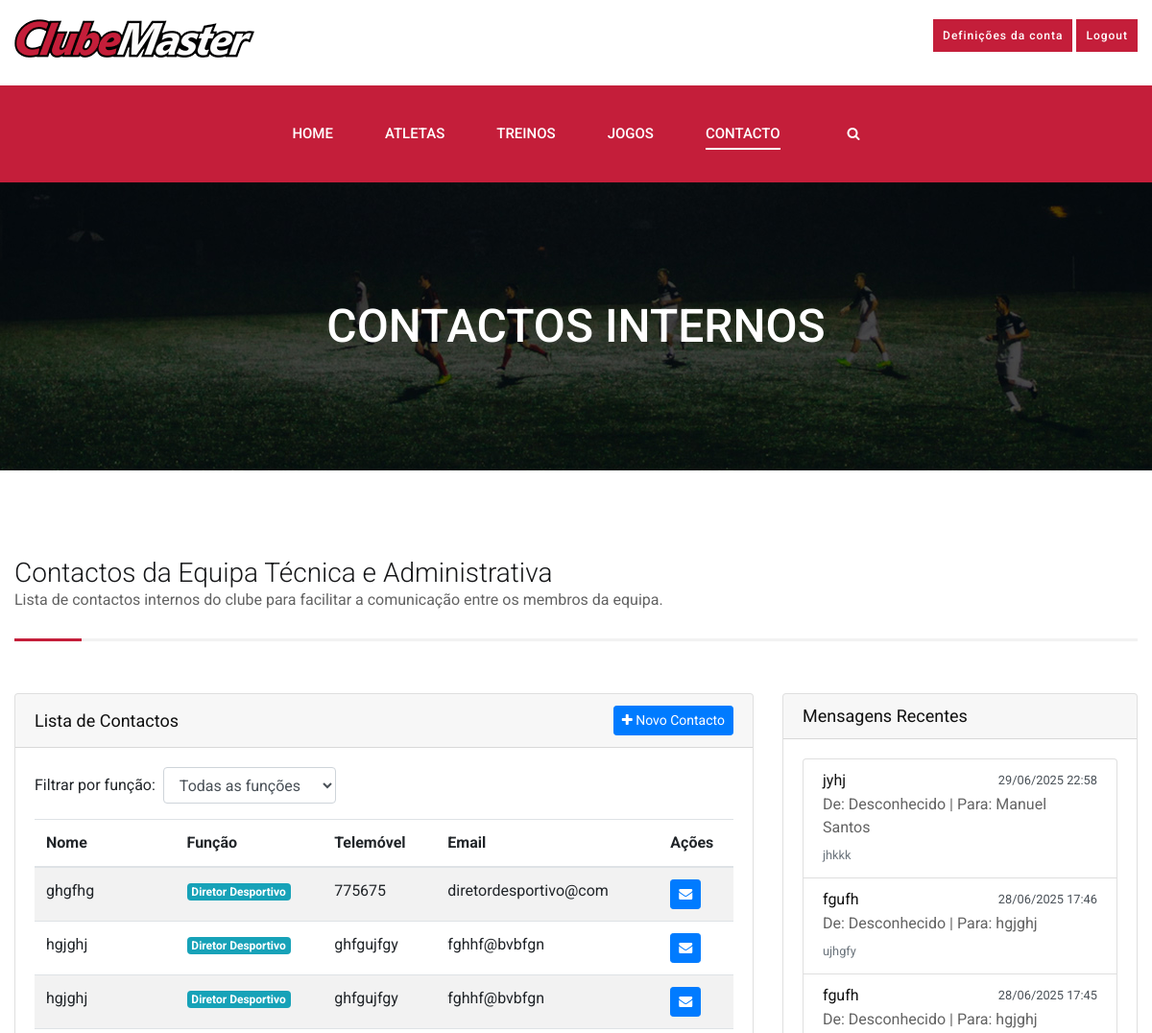
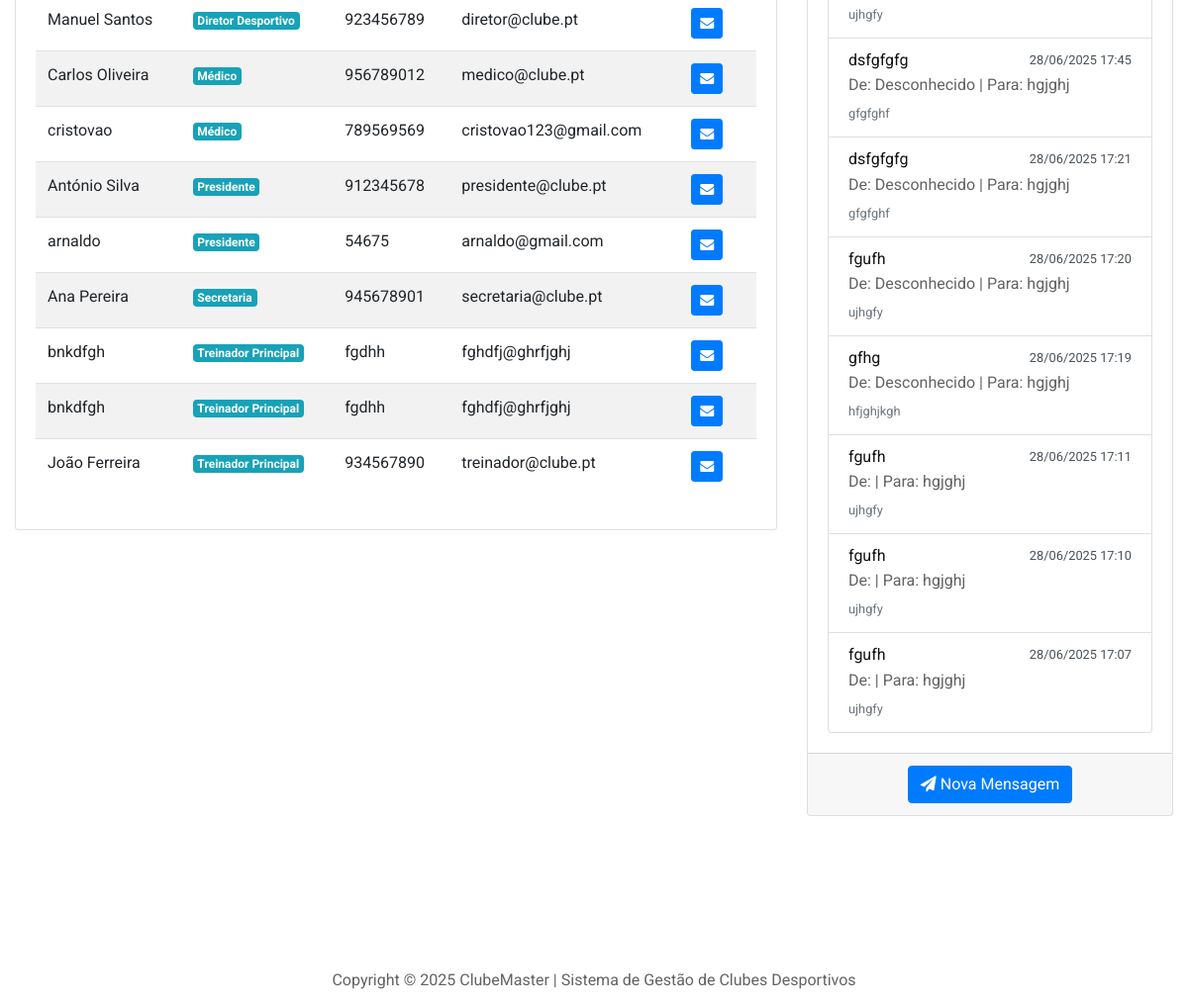
Screenshot of /contacto.php (signed in) with the database file from the repository (2 pictures, top to bottom).
### tables this page shows
CREATE TABLE IF NOT EXISTS `contactos_internos` (
  `id` int NOT NULL AUTO_INCREMENT,
  `codigo_clube` varchar(50) NOT NULL,
  `nome` varchar(100) NOT NULL,
  `funcao` varchar(50) NOT NULL,
  `telemovel` varchar(20) NOT NULL,
  `email` varchar(100) NOT NULL,
  `data_criacao` timestamp NULL DEFAULT CURRENT_TIMESTAMP,
  PRIMARY KEY (`id`)
);

CREATE TABLE IF NOT EXISTS `mensagens_internas` (
  `id` int NOT NULL AUTO_INCREMENT,
  `codigo_clube` varchar(50) NOT NULL,
  `remetente` varchar(100) NOT NULL,
  `destinatario` varchar(100) NOT NULL,
  `assunto` varchar(200) NOT NULL,
  `mensagem` text NOT NULL,
  `lida` tinyint(1) DEFAULT '0',
  `data_envio` timestamp NULL DEFAULT CURRENT_TIMESTAMP,
  PRIMARY KEY (`id`)
);

### contacto.php (the view, shortened to what this page needs)
<?php
include 'ligarbd.php';
if (isset($_SESSION['clube'])) {
    $codigo_clube = $_SESSION['clube'];
} else {
    $login = false;
    echo "<script>window.location.href='index.php'</script>";
    exit();
}
$sql_contactos = "SELECT * FROM contactos_internos WHERE codigo_clube = '$codigo_clube'";
$sql_contactos .= " ORDER BY funcao, nome";
$result_contactos = mysqli_query($conn, $sql_contactos);
$sql_mensagens = "SELECT * FROM mensagens_internas WHERE codigo_clube = '$codigo_clube' ORDER BY data_envio DESC LIMIT 10";
$result_mensagens = mysqli_query($conn, $sql_mensagens);
?>
<!DOCTYPE html>
<html lang="pt-PT">
<head>
    <link rel="stylesheet" href="css/bootstrap.min.css" type="text/css">
    <link rel="stylesheet" href="css/font-awesome.min.css" type="text/css">
    <link rel="stylesheet" href="css/owl.carousel.min.css" type="text/css">
    <link rel="stylesheet" href="css/magnific-popup.css" type="text/css">
    <link rel="stylesheet" href="css/slicknav.min.css" type="text/css">
    <link rel="stylesheet" href="css/style.css" type="text/css">
    <link rel="stylesheet" href="css/estilos.css" type="text/css">
</head>
<body>
    <header class="header-section">
        <div class="header__top" style="padding: 20px 0;">
            <div class="container">
                <div class="row">
                    <div class="col-lg-6">
                        <div class="ht-info">
                            <ul>
                                <a href="home.php"><img src="imagens/ClubeMaster_pequeno.png"></a>
                            </ul>
                        </div>
                    </div>
                    <div class="col-lg-6" style="text-align: right;">
                        <div class="">
                            <p>
                            <a href="definicoes.php" class="primary-btn" style="padding: 5px 10px; font-size: 12px;">Definições da conta</a>
                            <a href="logout.php" class="primary-btn" style="padding: 5px 10px; font-size: 12px;">Logout</a></p>
                        </div>
                    </div>
                </div>
            </div>
        </div>
        <div class="header__nav">
            <div class="container">
                <div class="row justify-content-center">
                    <div class="col-lg-12 text-center">
                        <div class="nav-menu">
                            <ul class="main-menu d-inline-block">
                                <li><a href="./home.php">Home</a></li>
                                <li><a href="./atletas.php">Atletas</a></li>
                                <li><a href="#">Treinos</a>
                                </li>
                                <li><a href="#">Jogos</a>
                                </li>
                                <li class="active"><a href="./contacto.php">Contacto</a></li>
                            </ul>
                            <div class="nm-right search-switch">
                                <i class="fa fa-search"></i>
                            </div>
                        </div>
                    </div>
                </div>
            </div>
        </div>
    </header>
    <section class="breadcrumb-section set-bg" data-setbg="img/breadcrumb-bg.jpg">
        <div class="container">
            <div class="row">
                <div class="col-lg-12">
                    <div class="bs-text">
                        <h2>Contactos Internos</h2>
                    </div>
                </div>
            </div>
        </div>
    </section>
    <section class="contact-section spad">
        <div class="container">
            <div class="row">
                <div class="col-lg-12 mb-4">
                    <div class="section-title">
                        <h3>Contactos da Equipa Técnica e Administrativa</h3>
                        <p>Lista de contactos internos do clube para facilitar a comunicação entre os membros da equipa.</p>
                    </div>
                </div>
            </div>
            <div class="row">
                <div class="col-lg-8">
                    <div class="card mb-4">
                        <div class="card-header d-flex justify-content-between align-items-center">
                            <h5 class="mb-0">Lista de Contactos</h5>
                            <div>
                                <button type="button" class="btn btn-sm btn-primary" data-toggle="modal" data-target="#novoContactoModal">
                                    <i class="fa fa-plus"></i> Novo Contacto
                                </button>
                            </div>
                        </div>
                        <div class="card-body">
                            <div class="mb-3">
                                <form action="contacto.php" method="get" class="form-inline">
                                    <label for="funcao" class="mr-2">Filtrar por função:</label>
                                    <select class="form-control mr-2" id="funcao" name="funcao" onchange="this.form.submit()">
                                        <option value="">Todas as funções</option>
                                    </select>
                                </form>
                            </div>
                            <div class="table-responsive">
                                <table class="table table-striped table-hover">
                                    <thead>
                                        <tr>
                                            <th>Nome</th>
                                            <th>Função</th>
                                            <th>Telemóvel</th>
                                            <th>Email</th>
                                            <th>Ações</th>
                                        </tr>
                                    </thead>
                                    <tbody>
                                        <?php if(mysqli_num_rows($result_contactos) > 0): ?>
                                            <?php while($row = mysqli_fetch_assoc($result_contactos)): ?>
                                            <tr>
                                                <td><?php echo $row['nome']; ?></td>
                                                <td><span class="badge badge-info"><?php echo $row['funcao']; ?></span></td>
                                                <td><?php echo $row['telemovel']; ?></td>
                                                <td><?php echo $row['email']; ?></td>
                                                <td>
                                                    <button type="button" class="btn btn-sm btn-primary" onclick="prepararMensagem('<?php echo $row['nome']; ?>')">
                                                        <i class="fa fa-envelope"></i>
                                                    </button>
                                                </td>
                                            </tr>
                                            <?php endwhile; ?>
                                        <?php else: ?>
                                            <tr>
                                                <td colspan="5" class="text-center">Nenhum contacto encontrado.</td>
                                            </tr>
                                        <?php endif; ?>
                                    </tbody>
                                </table>
                            </div>
                        </div>
                    </div>
                </div>
                <div class="col-lg-4">
                    <div class="card mb-4">
                        <div class="card-header">
                            <h5>Mensagens Recentes</h5>
                        </div>
                        <div class="card-body">
                            <div class="list-group">
                                <?php if(mysqli_num_rows($result_mensagens) > 0): ?>
                                    <?php while($row_msg = mysqli_fetch_assoc($result_mensagens)): ?>
                                    <a href="#" class="list-group-item list-group-item-action flex-column align-items-start">
                                        <div class="d-flex w-100 justify-content-between">
                                            <h6 class="mb-1"><?php echo $row_msg['assunto']; ?></h6>
                                            <small><?php echo date('d/m/Y H:i', strtotime($row_msg['data_envio'])); ?></small>
                                        </div>
                                        <p class="mb-1">De: <?php echo $row_msg['remetente']; ?> | Para: <?php echo $row_msg['destinatario']; ?></p>
                                        <small class="text-muted"><?php echo substr($row_msg['mensagem'], 0, 50) . (strlen($row_msg['mensagem']) > 50 ? '...' : ''); ?></small>
                                    </a>
                                    <?php endwhile; ?>
                                <?php else: ?>
                                    <div class="text-center p-3">
                                        <p>Nenhuma mensagem recente.</p>
                                    </div>
                                <?php endif; ?>
                            </div>
                        </div>
                        <div class="card-footer text-center">
                            <button type="button" class="btn btn-primary" data-toggle="modal" data-target="#novaMensagemModal">
                                <i class="fa fa-paper-plane"></i> Nova Mensagem
                            </button>
                        </div>
                    </div>
                </div>
            </div>
        </div>
    </section>
    <footer class="footer-section">
        <div class="container">
            <div class="row">
                <div class="col-lg-12 text-center">
                    <div class="copyright">
                        <p>Copyright &copy; <script>document.write(new Date().getFullYear());</script> ClubeMaster | Sistema de Gestão de Clubes Desportivos</p>
                    </div>
                </div>
            </div>
        </div>
    </footer>
</body>
</html>

### css/style.css (style rules this page uses)
html, body { height: 100%; font-family: "Roboto", sans-serif; -webkit-font-smoothing: antialiased; font-smoothing: antialiased; }
h1, h2, h3, h4, h5, h6 { margin: 0; color: #111111; font-weight: 400; font-family: "Roboto", sans-serif; }
h2 { font-size: 36px; }
h3 { font-size: 30px; }
h5 { font-size: 18px; }
h6 { font-size: 16px; }
p { font-size: 16px; font-family: "Roboto", sans-serif; color: #636363; font-weight: 400; line-height: 24px; margin: 0 0 15px 0; }
img { max-width: 100%; }
ul, ol { padding: 0; margin: 0; }
.section-title { position: relative; padding-bottom: 16px; margin-bottom: 30px; }
.section-title:before { position: absolute; left: 0; bottom: 0; height: 3px; width: 70px; background: #C41E3A; content: ""; z-index: 1; }
.section-title:after { position: absolute; left: 0; bottom: 0; height: 3px; width: 100%; background: #f2f2f2; content: ""; }
.section-title h3 { font-size: 28px; color: #151618; font-weight: 300; }
.set-bg { background-repeat: no-repeat; background-size: cover; background-position: top center; }
.spad { padding-top: 100px; padding-bottom: 100px; }
.primary-btn { font-size: 16px; color: #ffffff; background: #C41E3A; font-weight: 500; letter-spacing: 1px; display: inline-block; padding: 14px 36px 12px; }
.header__nav { background: #C41E3A; }
.header__nav .nav-menu { text-align: right; }
.header__nav .nav-menu .main-menu { display: inline-block; }
.header__nav .nav-menu .main-menu li { display: inline-block; list-style: none; margin-right: 50px; position: relative; }
.header__nav .nav-menu .main-menu li.active a:after { opacity: 1; }
.header__nav .nav-menu .main-menu li a { font-size: 15px; color: #ffffff; font-weight: 500; display: inline-block; text-transform: uppercase; padding: 39px 0; position: relative; }
.header__nav .nav-menu .main-menu li a:after { position: absolute; left: 0; top: 65px; height: 2px; width: 100%; background: #ffffff; content: ""; -webkit-transition: all 0.3s; -o-transition: all 0.3s; transition: all 0.3s; opacity: 0; }
.header__nav .nav-menu .nm-right { display: inline-block; margin-left: 20px; cursor: pointer; }
.header__nav .nav-menu .nm-right i { font-size: 14px; color: #ffffff; }
.footer-section { padding-top: 60px; }
.breadcrumb-section { height: 300px; display: -webkit-box; display: -ms-flexbox; display: flex; -webkit-box-align: center; -ms-flex-align: center; align-items: center; text-align: center; }
.breadcrumb-section .bs-text h2 { font-size: 48px; color: #ffffff; font-weight: 500; text-transform: uppercase; }
.contact-section { padding-bottom: 70px; padding-top: 90px; }
@media only screen and (min-width: 1200px) { .container { max-width: 1200px; } }

### css/estilos.css (style rules this page uses)
.nav-menu { display: flex; justify-content: center; align-items: center; }
.main-menu { display: flex; gap: 20px; list-style: none; padding: 0; margin: 0; }
.main-menu li { position: relative; }

### rows the page displays
contactos_internos: nome "ghgfhg", funcao "Diretor Desportivo", telemovel "775675", email "diretordesportivo@com"
contactos_internos: nome "hgjghj", funcao "Diretor Desportivo", telemovel "ghfgujfgy", email "fghhf@bvbfgn"
contactos_internos: nome "hgjghj", funcao "Diretor Desportivo", telemovel "ghfgujfgy", email "fghhf@bvbfgn"
contactos_internos: nome "Manuel Santos", funcao "Diretor Desportivo", telemovel "923456789", email "diretor@clube.pt"
contactos_internos: nome "Carlos Oliveira", funcao "Médico", telemovel "956789012", email "medico@clube.pt"
contactos_internos: nome "cristovao", funcao "Médico", telemovel "789569569", email "cristovao123@gmail.com"
contactos_internos: nome "António Silva", funcao "Presidente", telemovel "912345678", email "presidente@clube.pt"
contactos_internos: nome "arnaldo", funcao "Presidente", telemovel "54675", email "arnaldo@gmail.com"
contactos_internos: nome "Ana Pereira", funcao "Secretaria", telemovel "945678901", email "secretaria@clube.pt"
contactos_internos: nome "bnkdfgh", funcao "Treinador Principal", telemovel "fgdhh", email "fghdfj@ghrfjghj"
contactos_internos: nome "bnkdfgh", funcao "Treinador Principal", telemovel "fgdhh", email "fghdfj@ghrfjghj"
contactos_internos: nome "João Ferreira", funcao "Treinador Principal", telemovel "934567890", email "treinador@clube.pt"
mensagens_internas: assunto "jyhj", data_envio "29/06/2025 22:58", remetente "Desconhecido", destinatario "Manuel Santos", mensagem "jhkkk"
mensagens_internas: assunto "fgufh", data_envio "28/06/2025 17:46", remetente "Desconhecido", destinatario "hgjghj", mensagem "ujhgfy"
mensagens_internas: assunto "fgufh", data_envio "28/06/2025 17:45", remetente "Desconhecido", destinatario "hgjghj", mensagem "ujhgfy"
mensagens_internas: assunto "dsfgfgfg", data_envio "28/06/2025 17:45", remetente "Desconhecido", destinatario "hgjghj", mensagem "gfgfghf"
mensagens_internas: assunto "dsfgfgfg", data_envio "28/06/2025 17:21", remetente "Desconhecido", destinatario "hgjghj", mensagem "gfgfghf"
mensagens_internas: assunto "fgufh", data_envio "28/06/2025 17:20", remetente "Desconhecido", destinatario "hgjghj", mensagem "ujhgfy"
mensagens_internas: assunto "gfhg", data_envio "28/06/2025 17:19", remetente "Desconhecido", destinatario "hgjghj", mensagem "hfjghjkgh"
mensagens_internas: assunto "fgufh", data_envio "28/06/2025 17:11", destinatario "hgjghj", mensagem "ujhgfy"
mensagens_internas: assunto "fgufh", data_envio "28/06/2025 17:10", destinatario "hgjghj", mensagem "ujhgfy"
mensagens_internas: assunto "fgufh", data_envio "28/06/2025 17:07", destinatario "hgjghj", mensagem "ujhgfy"
